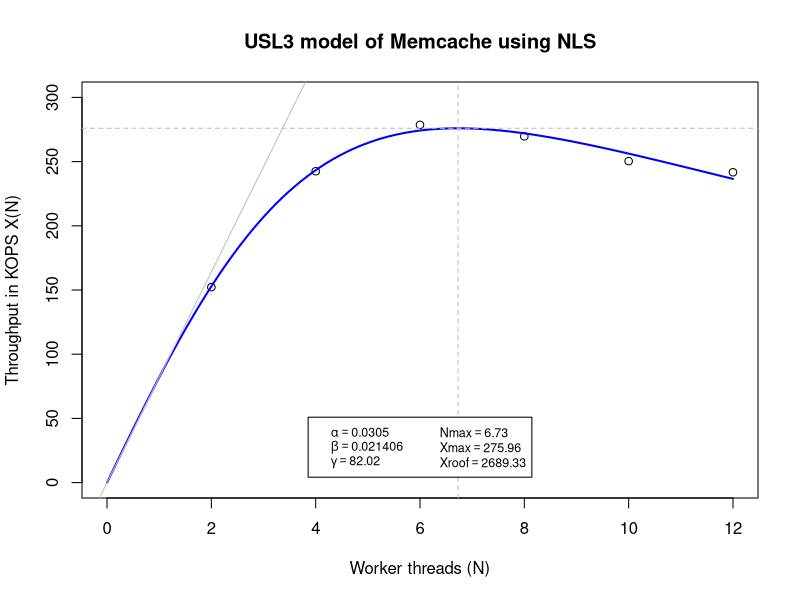

Write R code to recreate this figure.
# Created by NJG on Mon Oct 22 18:39:24 2018

# N is configured number of memcache worker threads 
df.mc <- read.csv(text=" N,X
                  2,152.22
                  4,242.49
                  6,278.63
                  8,269.67
                  10,250.36
                  12,241.69", 
                  header=TRUE
                  )
head(df.mc)

plot(df.mc$N,df.mc$X, type="p",
     xlim=c(0,12), ylim=c(0,300),
     main="USL3 model of Memcache using NLS",
     xlab="Worker threads (N)",
     ylab="Throughput in KOPS X(N)"
     )

# Fit the nonlinear USL model
usl.fit <- nls(X ~ gamma * N / 
                 (1 + alpha * (N - 1) + beta * N * (N - 1)), 
               data=df.mc, algorithm="port", 
               start=list(gamma=100, alpha=1e-2, beta=1e-2),
               lower=c(50,0,0), upper=c(200,5e-1,5e-1)
               )
summary(usl.fit)

A <- coef(usl.fit)['alpha']
B <- coef(usl.fit)['beta']
G <- coef(usl.fit)['gamma']

# overlay the USL curve
curve(G * x / (1 + A * (x - 1) +  B * x * (x - 1)), 
from=0, to=12, add=TRUE, col="blue", lwd=2
)

# compute USL scaling metrics
Nmax  <- sqrt((1 - A) / B)
Xmax  <- G * Nmax / (1 + A * (Nmax - 1) + B * Nmax * (Nmax - 1))
Nopt  <- abs(1 / A)
Xroof <- G * Nopt 

abline(v=Nmax,col="gray",lty="dashed")
abline(h=Xmax,col="gray",lty="dashed")
abline(b=coef(usl.fit)['gamma'], a=0, col="gray")

legend("bottom",
       legend=eval(parse(text=sprintf("expression(alpha == %.4f, 
      beta == %.6f, gamma == %.2f, Nmax==%.2f, Xmax==%.2f,  Xroof==%.2f)", 
       A, B, G, Nmax, Xmax, Xroof))), 
       ncol=2, inset=0.05, cex=0.75
       )
